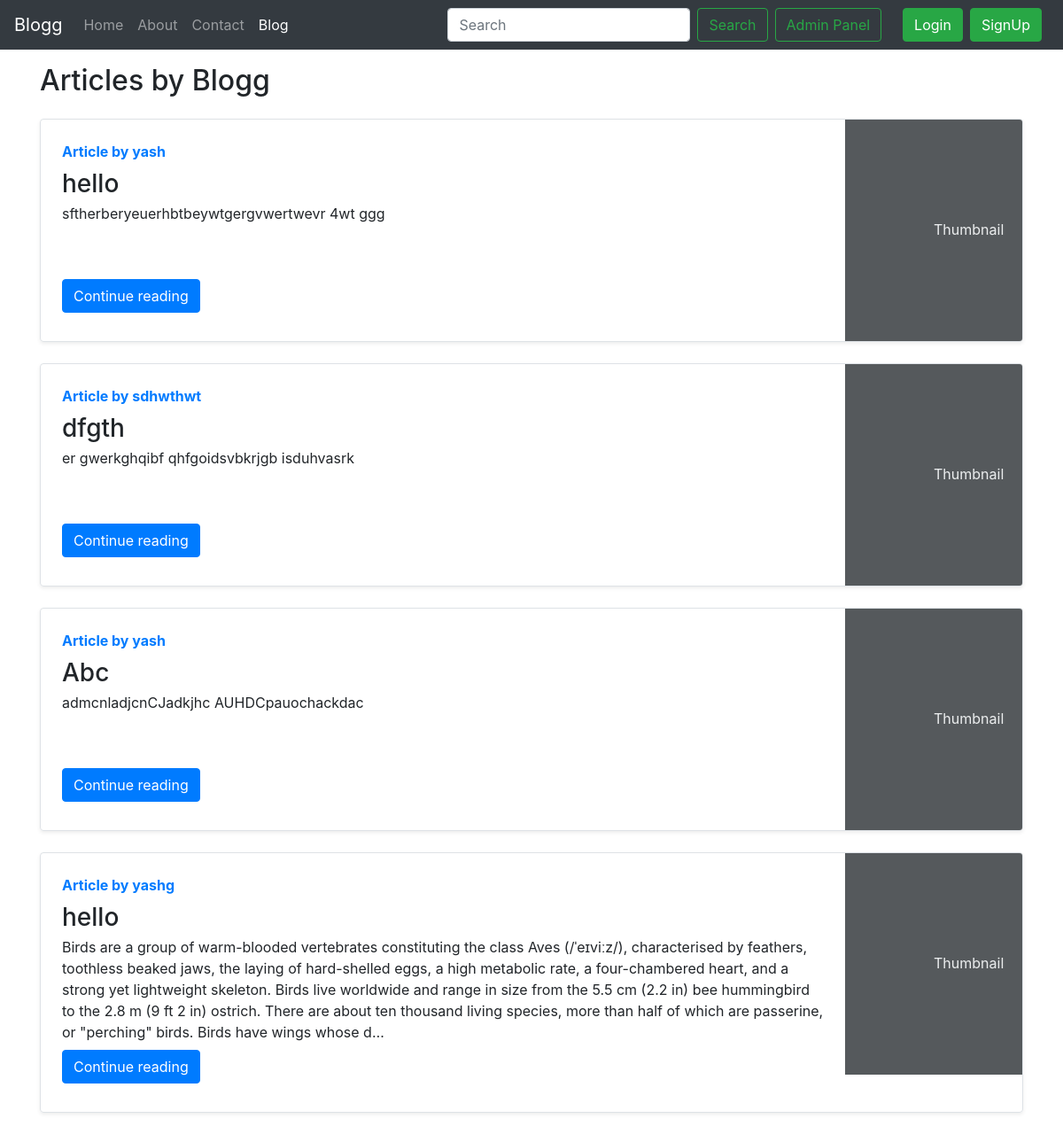
The page /Blog/ on the database its author committed.
### Blogg/models.py (models this page shows, shortened)
class Post(models.Model):
    sno=models.AutoField(primary_key=True)
    title=models.CharField(max_length=255)
    author=models.CharField(max_length=14)
    slug=models.CharField(max_length=130)
    timeStamp=models.DateTimeField(blank=True)
    content=models.TextField()

### Blogg/views.py (the view)
# urls.py: path('', views.bloghome, name = 'bloghome'),
def bloghome(request):
    allPosts= Post.objects.all()
    context={'allPosts': allPosts}
    return render(request, "blog/bloghome.html", context)

### templates/blog/bloghome.html (shortened to what this page needs)
{% extends 'base.html' %}
{% block blogactive %} active {% endblock blogactive %}
{% block body %}
<div class="container my-3">
    <h2>Articles by Blogg</h2>
    {% for post in allPosts  %}
    <div class="row no-gutters border rounded overflow-hidden flex-md-row mb-4 shadow-sm h-md-250 my-4 position-relative">
        <div class="col p-4 d-flex flex-column position-static">
            <strong class="d-inline-block mb-2 text-primary">Article  by {{post.author}}</strong>
            <h3 class="mb-0">{{post.title}}</h3>
            <p class="card-text mb-auto">{{post.content| truncatechars:500}}</p>
            <div class="my-2">
            	<a href="/blog/{{post.slug}}" role="button" class="btn btn-primary">Continue reading</a>
            </div>
        </div>
        <div class="col-auto d-none d-lg-block">
            <svg class="bd-placeholder-img" width="200" height="250" xmlns="http://www.w3.org/2000/svg" preserveAspectRatio="xMidYMid slice" focusable="false" role="img" aria-label="Placeholder: Thumbnail">
                <rect width="100%" height="100%" fill="#55595c"></rect><text x="50%" y="50%" fill="#eceeef" dy=".3em">Thumbnail</text>
            </svg>
        </div>
        </div>
        {% endfor %}
    </div>
 {% endblock %}

### rows shown on the page
Post: author "yash", title "hello", content "sftherberyeuerhbtbeywtgergvwertwevr 4wt ggg"
Post: author "sdhwthwt", title "dfgth", content "er gwerkghqibf qhfgoidsvbkrjgb isduhvasrk"
Post: author "yash", title "Abc", content "admcnladjcnCJadkjhc AUHDCpauochackdac"
Post: author "yashg", title "hello", content "Birds are a group of warm-blooded vertebrates constituting the class Aves (/ˈeɪviːz/), characterised by feathers, toothless beaked jaws, the laying of hard-shelled eggs, a high metabolic rate, a four-chambered heart, and a strong yet lightweight skeleton. Birds live worldwide and range in size from the 5.5 cm (2.2 in) bee hummingbird to the 2.8 m (9 ft 2 in) ostrich. There are about ten thousand living species, more than half of which are passerine, or \"perching\" birds. Birds have wings whose d…"
